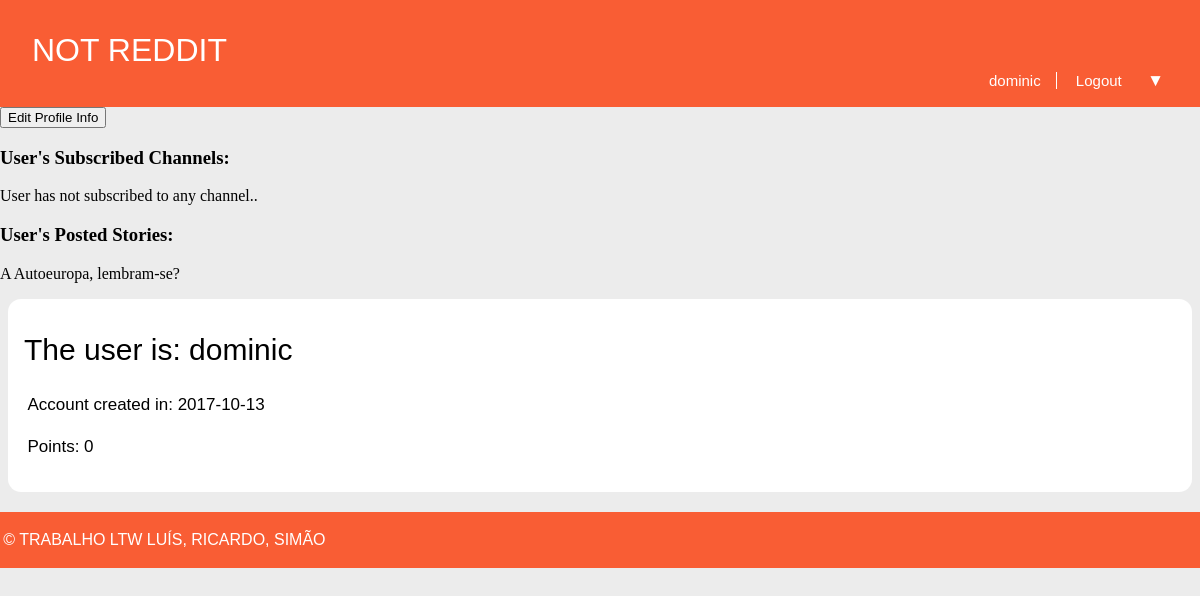
The app's page /pages/profile.php?name=dominic (signed in), older data.
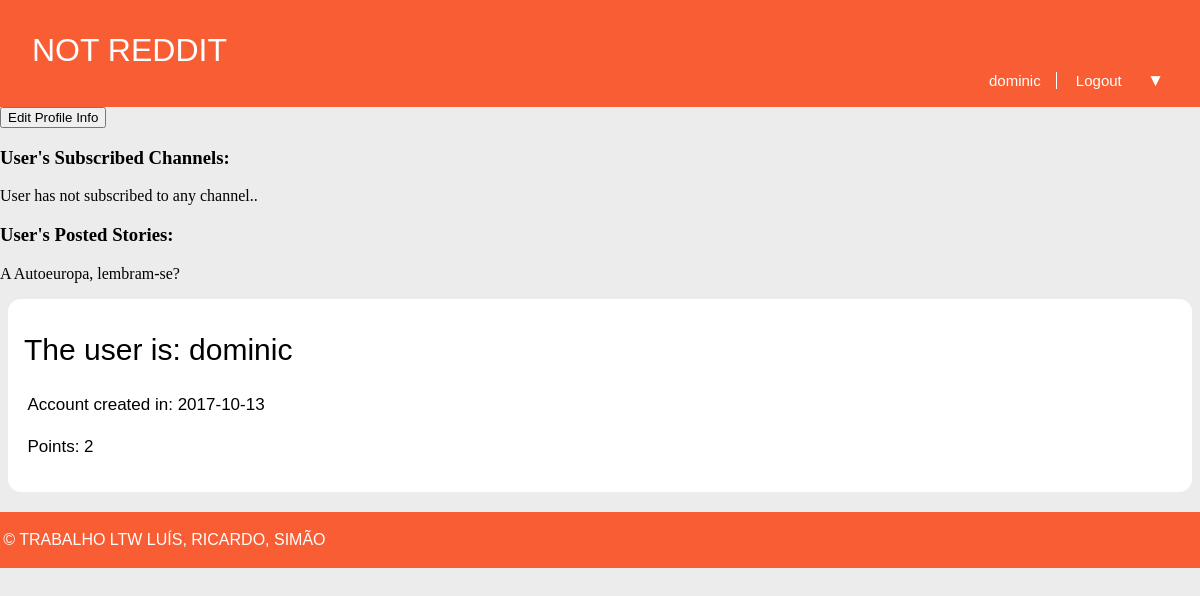
The same page, newer data.
### tables this page shows
CREATE TABLE Story (
  id INTEGER PRIMARY KEY,
  title VARCHAR,
  published INTEGER, -- date when the story was published in epoch format
  channel VARCHAR REFERENCES channel, -- comma separated tags
  author VARCHAR REFERENCES utilizer, -- who wrote the article
  points INTEGER DEFAULT 0,
  fulltext VARCHAR
);

CREATE TABLE Utilizer (
  username VARCHAR PRIMARY KEY,
  password VARCHAR NOT NULL,
  points INTEGER DEFAULT 0,
  created INTEGER -- date when the utilizer was created in epoch format
);

### database/db_user.php (called while the page is built, shortened)
<?php
    function getUserPublicInfo($username) {
        $db = Database::instance()->db();
        $stmt = $db->prepare('SELECT points, created FROM Utilizer WHERE username = ?');
        $stmt->execute(array($username));
        return $stmt->fetchAll();
    }
    function getAllStoriesPosted($username) {
        $db = Database::instance()->db();
        $stmt = $db->prepare('SELECT id, title FROM Story WHERE author = ?');
        $stmt->execute(array($username));
        return $stmt->fetchAll();
    }
?>

### templates/tpl_profile.php (the view, shortened to what this page needs)
<?php function draw_edit_profile_button() { ?>
	<link rel="stylesheet" href="../css/auth.css">
	<button id="editButton" onclick="window.location.href='../pages/edit.php'"> Edit Profile Info </button>
<?php } ?>
<?php function draw_posted_stories($username) { ?>
	<link rel="stylesheet" href="../css/story.css">
	<section id="subscriptions">
		<h3> User's Posted Stories: </h3>
		<?php
		$postedStoriesId = getAllStoriesPosted($username);
		if(empty($postedStoriesId)) { ?>
		<p> User has not posted any story..</p>
		<?php } else {
		foreach($postedStoriesId as $story) { ?>
			<p><a onclick="window.location.href='../pages/story.php?id=<?=$story['id']?>'"><?=$story['title']?></a></p>
		<?php }
		} ?>
	</section>
<?php } ?>

### pages/profile.php (shortened to what this page needs)
<?php
    include_once('../templates/tpl_common.php');
    include_once('../templates/tpl_sub.php');
    include_once('../database/db_user.php');
    include_once('../templates/tpl_profile.php');
    $usernameOfProfile = $_GET['name'];
    if(!isset($_SESSION['username'])) {
        draw_header(null, 'NOT REDDIT');
    } else {
        draw_header($_SESSION['username'], 'NOT REDDIT');
        if($usernameOfProfile == $_SESSION['username']){
            draw_edit_profile_button();
        }
    }
    $userInfo = getUserPublicInfo($usernameOfProfile);
    draw_subscribersAside($usernameOfProfile);
    draw_posted_stories($usernameOfProfile);
    draw_user_info($usernameOfProfile, $userInfo[0]['created'], $userInfo[0]['points']);
    draw_footer();
?>

### templates/tpl_common.php (shortened to what this page needs)
<?php
	include_once('tpl_sub.php');
?>
<?php function draw_header($username, $channel) { ?>
	<!DOCTYPE html>
	<html>
		<head>
			<link rel="stylesheet" href="../css/common.css">
		</head>
		<body>
			<header>
				<?php if($channel === "NOT REDDIT") { ?>
					<a id="title" href="../pages/homepage.php"><?=$channel?></a>
				<?php } else { ?>
					<a id="title" href="../pages/channel.php?name=<?=$channel?>"><?=$channel?></a>
				<?php } ?>
				<?php if($username != NULL) { ?>
					<nav id="signup">
						<a id="profile" href="../pages/profile.php?name=<?=$username?>"><?= $username ?></a>
						<a href="../actions/action_logout.php">Logout</a>
						<?php draw_subscriberList() ?>
					</nav>
				<?php } ?>
			</header>
<?php } ?>
<?php function draw_user_info($username, $created, $points) { ?>
	<?php $data = convert_epoch($created) ?>
	<link rel="stylesheet" href="../css/story.css">
	<section id="storyText">
		<h1>The user is: <?=$username?></h1>
		<p>Account created in: <?=$data->format('Y-m-d')?></p>
		<p>Points: <?=$points?></p>
	</section>
<?php } ?>
<?php function convert_epoch($epoch){
	$dt = new DateTime("@$epoch");
	return $dt;
} ?>
<?php function draw_footer() { ?>
	</body>
	<footer>
		<p>&copy; TRABALHO LTW LUÍS, RICARDO, SIMÃO</p>
	</footer>
	</html>
<?php } ?>

### templates/tpl_sub.php (shortened to what this page needs)
<?php function draw_subscriberList() { ?>
  <link rel="stylesheet" href="../css/subList.css">
  <section class="dropdown">
    <button onclick="myFunction()" class="dropbtn">&#9660;</button>
  </section>
<?php } ?>
<?php function draw_subscribersAside($username) { ?>
  <link rel="stylesheet" href="../css/story.css">
  <section id="subscriptions">
      <h3> User's Subscribed Channels: </h3>
      <?php
      $subscribedChannelsNames = getSubscribedChannels($username);
      if(empty($subscribedChannelsNames)) { ?>
        <p> User has not subscribed to any channel..</p>
      <?php } else {
        foreach( $subscribedChannelsNames as $channelName) { ?>
          <p><a onclick="window.location.href='../pages/channel.php?name=<?=$channelName['channel']?>'"><?=$channelName['channel']?></a></p>
        <?php }
      } ?>
  </section>
<?php } ?>

### css/common.css (style rules this page uses)
body { margin: 0 auto; padding-bottom: 5em; max-width: 80em; --bg-color: #ececec; --panel-color: #f95d34; --error-bg-color: lightcoral; --error-ft-color: black; --successs-bg-color: lightgreen; --success-ft-color: black; background-color: var(--bg-color); }
body > header { display: grid; grid-template-columns: 1fr auto; grid-template-rows: auto auto; background-color: var(--panel-color) ; color: white; font-family: Verdana, sans-serif; }
body > header #title { padding-top: 1em; padding-left: 1em; text-decoration: none; color: white; font-size: 32px; grid-column: 1; grid-row: 1; cursor: pointer; }
body > header #signup { padding-right: 2em; padding-bottom: 15px; grid-column: 2; grid-row: 2; font-size: 15px; }
body > header > #signup > a:first-child { border-right: 1px solid white; }
body > header > #signup > #profile { cursor: pointer; }
body > header > #signup > a { padding: 0 1em; color: white; text-decoration: none; }
body > header #signup > a:first-child { padding-left: 0; }
footer { padding: 0.2em; margin: 20px auto; max-width: 80em; background-color: var(--panel-color); color: white; font-family: Verdana, sans-serif; }

### css/subList.css (style rules this page uses)
.dropbtn { background-color: #f95d34; border: none; color: white; font-size: 115%; cursor: pointer; z-index: 1; }
.dropdown { position: relative; display: inline-block; }

### css/story.css (style rules this page uses)
#storyText { background-color: white; border-radius: 13px; margin: 1em 0.5em 0em 0.5em; padding: 1em; }
#storyText > h1 { text-align: left; font-size: 30px; font-weight: 480; font-family: Verdana, sans-serif; margin-top: 0.6em; }
#storyText > p { text-align: justify; font-size: 17px; line-height: 25px; font-family: Arial, sans-serif; margin-left: 0.2em; margin-right: 2.5em; }

Row changes from the older to the newer data that the page shows:
changed utilizer: points "0" → "2"
